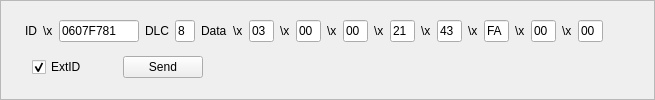
         <widget class="QFrame" name="frame_7">
          <property name="frameShape">
           <enum>QFrame::StyledPanel</enum>
          </property>
          <property name="frameShadow">
           <enum>QFrame::Raised</enum>
          </property>
          <layout class="QVBoxLayout" name="verticalLayout_13">
           <item>
            <layout class="QHBoxLayout" name="horizontalLayout_18">
             <item>
              <spacer name="horizontalSpacer_46">
               <property name="orientation">
                <enum>Qt::Horizontal</enum>
               </property>
               <property name="sizeType">
                <enum>QSizePolicy::Fixed</enum>
               </property>
               <property name="sizeHint" stdset="0">
                <size>
                 <width>13</width>
                 <height>20</height>
                </size>
               </property>
              </spacer>
             </item>
             <item>
              <widget class="QLabel" name="label_46">
               <property name="text">
                <string>ID</string>
               </property>
              </widget>
             </item>
             <item>
              <widget class="QLabel" name="label_47">
               <property name="text">
                <string>\x</string>
               </property>
              </widget>
             </item>
             <item>
              <widget class="QLineEdit" name="lE_ID_2">
               <property name="sizePolicy">
                <sizepolicy hsizetype="Fixed" vsizetype="Fixed">
                 <horstretch>0</horstretch>
                 <verstretch>0</verstretch>
                </sizepolicy>
               </property>
               <property name="maximumSize">
                <size>
                 <width>80</width>
                 <height>16777215</height>
                </size>
               </property>
               <property name="text">
                <string>0607F781</string>
               </property>
               <property name="maxLength">
                <number>8</number>
               </property>
              </widget>
             </item>
             <item>
              <widget class="QLabel" name="label_48">
               <property name="text">
                <string>DLC</string>
               </property>
              </widget>
             </item>
             <item>
              <widget class="QLineEdit" name="lE_DLC_2">
               <property name="sizePolicy">
                <sizepolicy hsizetype="Fixed" vsizetype="Fixed">
                 <horstretch>0</horstretch>
                 <verstretch>0</verstretch>
                </sizepolicy>
               </property>
               <property name="maximumSize">
                <size>
                 <width>20</width>
                 <height>16777215</height>
                </size>
               </property>
               <property name="text">
                <string>8</string>
               </property>
               <property name="maxLength">
                <number>1</number>
               </property>
              </widget>
             </item>
             <item>
              <widget class="QLabel" name="label_49">
               <property name="text">
                <string>Data</string>
               </property>
              </widget>
             </item>
             <item>
              <widget class="QLabel" name="label_50">
               <property name="text">
                <string>\x</string>
               </property>
              </widget>
             </item>
             <item>
              <widget class="QLineEdit" name="lE_D0_2">
               <property name="sizePolicy">
                <sizepolicy hsizetype="Fixed" vsizetype="Fixed">
                 <horstretch>0</horstretch>
                 <verstretch>0</verstretch>
                </sizepolicy>
               </property>
               <property name="maximumSize">
                <size>
                 <width>25</width>
                 <height>16777215</height>
                </size>
               </property>
               <property name="text">
                <string>03</string>
               </property>
               <property name="maxLength">
                <number>2</number>
               </property>
              </widget>
             </item>
             <item>
              <widget class="QLabel" name="label_51">
               <property name="text">
                <string>\x</string>
               </property>
              </widget>
             </item>
             <item>
              <widget class="QLineEdit" name="lE_D1_2">
               <property name="sizePolicy">
                <sizepolicy hsizetype="Fixed" vsizetype="Fixed">
                 <horstretch>0</horstretch>
                 <verstretch>0</verstretch>
                </sizepolicy>
               </property>
               <property name="maximumSize">
                <size>
                 <width>25</width>
                 <height>16777215</height>
                </size>
               </property>
               <property name="text">
                <string>00</string>
               </property>
               <property name="maxLength">
                <number>2</number>
               </property>
              </widget>
             </item>
             <item>
              <widget class="QLabel" name="label_52">
               <property name="text">
                <string>\x</string>
               </property>
              </widget>
             </item>
             <item>
              <widget class="QLineEdit" name="lE_D2_2">
               <property name="sizePolicy">
                <sizepolicy hsizetype="Fixed" vsizetype="Fixed">
                 <horstretch>0</horstretch>
                 <verstretch>0</verstretch>
                </sizepolicy>
               </property>
               <property name="maximumSize">
                <size>
                 <width>25</width>
                 <height>16777215</height>
                </size>
               </property>
               <property name="text">
                <string>00</string>
               </property>
               <property name="maxLength">
                <number>2</number>
               </property>
              </widget>
             </item>
             <item>
              <widget class="QLabel" name="label_53">
               <property name="text">
                <string>\x</string>
               </property>
              </widget>
             </item>
             <item>
              <widget class="QLineEdit" name="lE_D3_2">
               <property name="sizePolicy">
                <sizepolicy hsizetype="Fixed" vsizetype="Fixed">
                 <horstretch>0</horstretch>
                 <verstretch>0</verstretch>
                </sizepolicy>
               </property>
               <property name="maximumSize">
                <size>
                 <width>25</width>
                 <height>16777215</height>
                </size>
               </property>
               <property name="text">
                <string>21</string>
               </property>
               <property name="maxLength">
                <number>2</number>
               </property>
              </widget>
             </item>
             <item>
              <widget class="QLabel" name="label_54">
               <property name="text">
                <string>\x</string>
               </property>
              </widget>
             </item>
             <item>
              <widget class="QLineEdit" name="lE_D4_2">
               <property name="sizePolicy">
                <sizepolicy hsizetype="Fixed" vsizetype="Fixed">
                 <horstretch>0</horstretch>
                 <verstretch>0</verstretch>
                </sizepolicy>
               </property>
               <property name="maximumSize">
                <size>
                 <width>25</width>
                 <height>16777215</height>
                </size>
               </property>
               <property name="text">
                <string>43</string>
               </property>
               <property name="maxLength">
                <number>2</number>
               </property>
              </widget>
             </item>
             <item>
              <widget class="QLabel" name="label_55">
               <property name="text">
                <string>\x</string>
               </property>
              </widget>
             </item>
             <item>
              <widget class="QLineEdit" name="lE_D5_2">
               <property name="sizePolicy">
                <sizepolicy hsizetype="Fixed" vsizetype="Fixed">
                 <horstretch>0</horstretch>
                 <verstretch>0</verstretch>
                </sizepolicy>
               </property>
               <property name="maximumSize">
                <size>
                 <width>25</width>
                 <height>16777215</height>
                </size>
               </property>
               <property name="text">
                <string>FA</string>
               </property>
               <property name="maxLength">
                <number>2</number>
               </property>
              </widget>
             </item>
             <item>
              <widget class="QLabel" name="label_56">
               <property name="text">
                <string>\x</string>
               </property>
              </widget>
             </item>
             <item>
              <widget class="QLineEdit" name="lE_D6_2">
               <property name="sizePolicy">
                <sizepolicy hsizetype="Fixed" vsizetype="Fixed">
                 <horstretch>0</horstretch>
                 <verstretch>0</verstretch>
                </sizepolicy>
               </property>
               <property name="maximumSize">
                <size>
                 <width>25</width>
                 <height>16777215</height>
                </size>
               </property>
               <property name="text">
                <string>00</string>
               </property>
               <property name="maxLength">
                <number>2</number>
               </property>
              </widget>
             </item>
             <item>
              <widget class="QLabel" name="label_57">
               <property name="text">
                <string>\x</string>
               </property>
              </widget>
             </item>
             <item>
              <widget class="QLineEdit" name="lE_D7_2">
               <property name="sizePolicy">
                <sizepolicy hsizetype="Fixed" vsizetype="Fixed">
                 <horstretch>0</horstretch>
                 <verstretch>0</verstretch>
                </sizepolicy>
               </property>
               <property name="maximumSize">
                <size>
                 <width>25</width>
                 <height>16777215</height>
                </size>
               </property>
               <property name="text">
                <string>00</string>
               </property>
               <property name="maxLength">
                <number>2</number>
               </property>
              </widget>
             </item>
             <item>
              <spacer name="horizontalSpacer_47">
               <property name="orientation">
                <enum>Qt::Horizontal</enum>
               </property>
               <property name="sizeHint" stdset="0">
                <size>
                 <width>40</width>
                 <height>20</height>
                </size>
               </property>
              </spacer>
             </item>
            </layout>
           </item>
           <item>
            <layout class="QHBoxLayout" name="horizontalLayout_19">
             <item>
              <spacer name="horizontalSpacer_48">
               <property name="orientation">
                <enum>Qt::Horizontal</enum>
               </property>
               <property name="sizeType">
                <enum>QSizePolicy::Fixed</enum>
               </property>
               <property name="sizeHint" stdset="0">
                <size>
                 <width>20</width>
                 <height>20</height>
                </size>
               </property>
              </spacer>
             </item>
             <item>
              <widget class="QCheckBox" name="chB_extID_2">
               <property name="text">
                <string>ExtID</string>
               </property>
               <property name="checked">
                <bool>true</bool>
               </property>
              </widget>
             </item>
             <item>
              <spacer name="horizontalSpacer_49">
               <property name="orientation">
                <enum>Qt::Horizontal</enum>
               </property>
               <property name="sizeType">
                <enum>QSizePolicy::Fixed</enum>
               </property>
               <property name="sizeHint" stdset="0">
                <size>
                 <width>30</width>
                 <height>20</height>
                </size>
               </property>
              </spacer>
             </item>
             <item>
              <widget class="QPushButton" name="pB_send_2">
               <property name="text">
                <string>Send</string>
               </property>
              </widget>
             </item>
             <item>
              <spacer name="horizontalSpacer_50">
               <property name="orientation">
                <enum>Qt::Horizontal</enum>
               </property>
               <property name="sizeHint" stdset="0">
                <size>
                 <width>40</width>
                 <height>20</height>
                </size>
               </property>
              </spacer>
             </item>
            </layout>
           </item>
          </layout>
         </widget>
